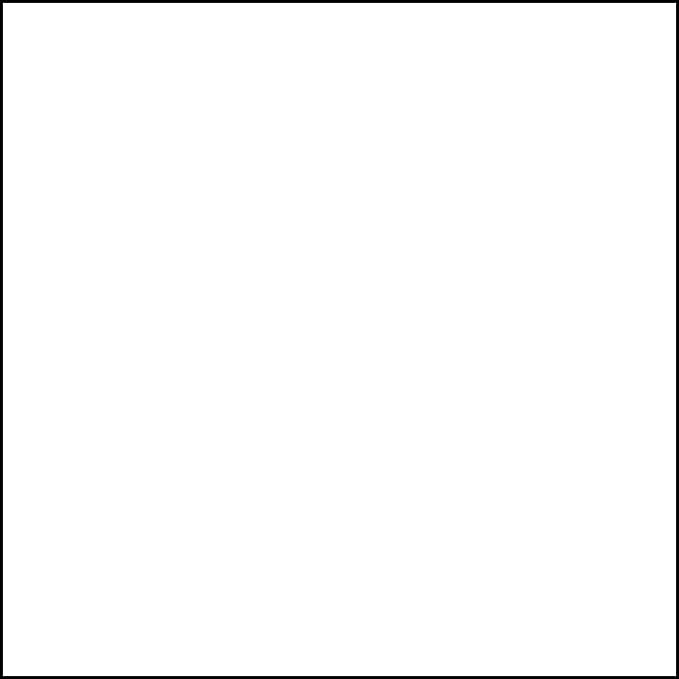
#> input picture image.jpg, 679 x 679 px
$ python code.py
#> lines starting #> are read from the running program, lines starting #| are printed output that depends on the picture
import cv2 as cv
import numpy as np

img = cv.imread(r'image.jpg', 0)
#> img is the input picture: shape (679, 679); min 0, max 255, mean 250.7
h, w = img.shape[:2]
#> h = 679; w = 679
clr = True
col = [0, 255]

print(f"Image dimensions: {h} X {w}")
#| Image dimensions: 679 X 679
I, J = int(input("Enter height of pixel: ")), int(input("Enter width of pixel: "))
#> the answer given: 100
#> the answer given: 100
print("Processing...")

for i in range(h):
    for j in range(w):
        img[i][j] = col[clr]
        if j%J == 0: clr = not clr
    if i%I == 0: clr = not clr
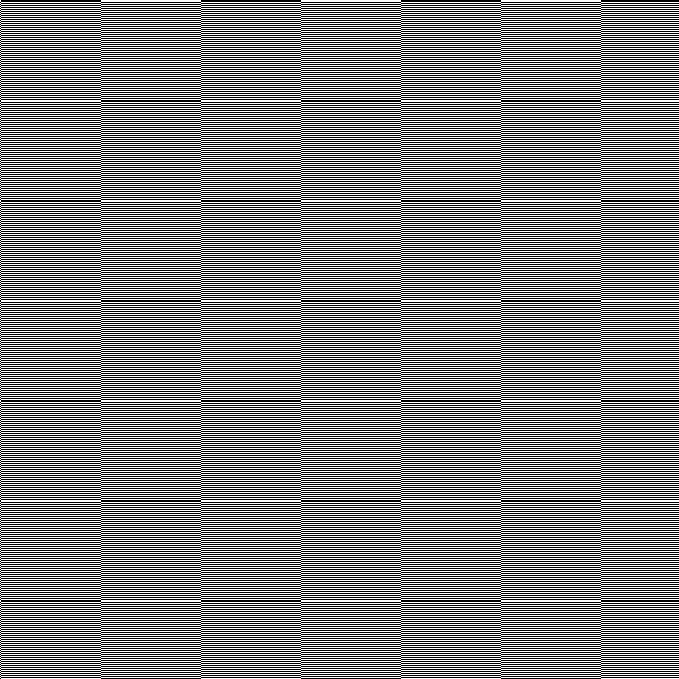
#> img: shape (679, 679); 50% white in thin lines or dots

print("Displaying the image")

cv.imshow('image', img)
cv.waitKey(0)
cv.destroyAllWindows()

print("Program finished!")
